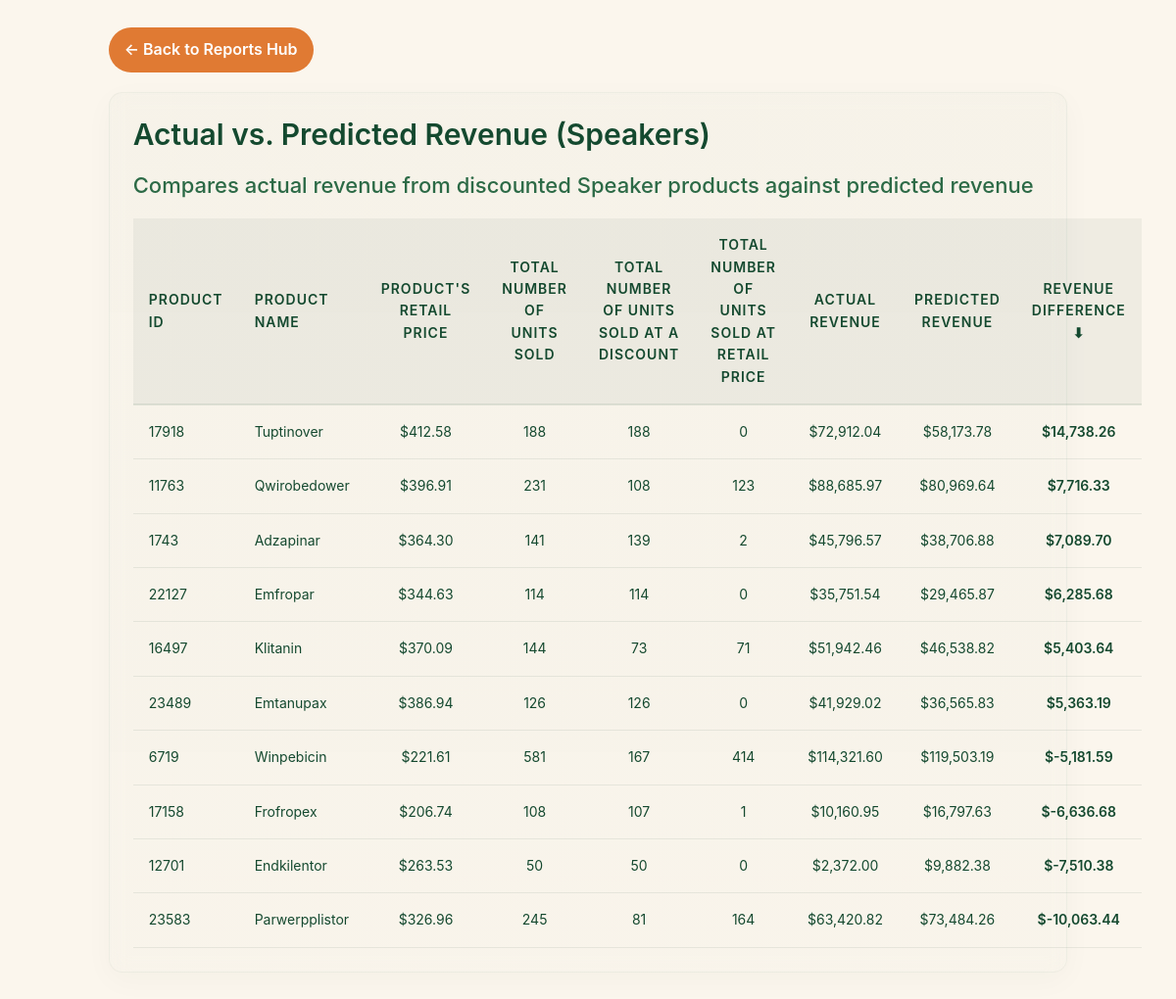
Screenshot of /revenue_report_speakers.php with the database file from the repository.
### tables this page shows
CREATE TABLE Product (
    product_id INT PRIMARY KEY,
    product_name VARCHAR(255) NOT NULL,
    retail_price DECIMAL(10, 2),
    manufacturer_id INT NOT NULL,
    FOREIGN KEY (manufacturer_id) REFERENCES Manufacturer(manufacturer_id)
);

### revenue_report_speakers.php (the view, shortened to what this page needs)
<?php
include('lib/common.php');
$sql = "
WITH Revenue AS (
    SELECT
        Product.product_id,
        Product.product_name,
        Product.retail_price,
        SUM(Sold.quantity) AS total_sold,
        SUM(
            CASE
                WHEN Sold.sold_price < Product.retail_price THEN Sold.quantity
                ELSE 0
            END
        ) AS sold_at_discount,
        SUM(
            CASE
                WHEN Sold.sold_price = Product.retail_price THEN Sold.quantity
                ELSE 0
            END
        ) AS sold_at_retail_price,
        SUM(Sold.sold_price * Sold.quantity) AS actual_revenue,
        SUM(
            Product.retail_price *
            (CASE WHEN Sold.sold_price < Product.retail_price THEN 0.75 ELSE 1 END) *
            Sold.quantity
        ) AS predicted_revenue
    FROM Belong
    JOIN Product ON Product.product_id = Belong.product_id
    JOIN Sold ON Sold.product_id = Product.product_id
    WHERE Belong.category_name = 'Speaker'
    GROUP BY Product.product_id, Product.product_name, Product.retail_price
)
SELECT
    product_id,
    product_name,
    retail_price,
    Revenue.total_sold,
    Revenue.sold_at_discount,
    Revenue.sold_at_retail_price,
    Revenue.actual_revenue,
    Revenue.predicted_revenue,
    Revenue.actual_revenue - Revenue.predicted_revenue AS revenue_difference
FROM Revenue
WHERE ABS(Revenue.actual_revenue - Revenue.predicted_revenue) > 5000
ORDER BY (Revenue.actual_revenue - Revenue.predicted_revenue) DESC;";
$result = mysqli_query($db, $sql);
?>
<!DOCTYPE html>
<html lang="en">
<head>
    <link rel="stylesheet" href="css/report.css">
</head>
<body>
<div class="container">
    <a href="dashboard.php" class="back-btn">← Back to Reports Hub</a>
    <div class="table-container">
        <h2 class="report-table-title">Actual vs. Predicted Revenue (Speakers)</h2>
        <h2 class="report-table-subtitle">Compares actual revenue from discounted Speaker products against predicted revenue</h2>
        <table class="report-table">
            <thead>
            <tr>
                <th>Product ID</th>
                <th>Product Name</th>
                <th style="text-align: center;">Product's Retail Price</th>
                <th style="text-align: center;width: 98px;">Total Number of Units Sold</th>
                <th style="text-align: center;width: 127px;">Total Number of Units Sold at a Discount</th>
                <th style="text-align: center;width: 135px;">Total Number of Units Sold at Retail Price</th>
                <th style="text-align: center;">Actual Revenue</th>
                <th style="text-align: center;">Predicted Revenue</th>
                <th style="text-align: center;">Revenue Difference ⬇</th>
            </tr>
            </thead>
            <tbody>
            <?php while ($row = mysqli_fetch_assoc($result)): ?>
                <tr>
                    <td><?php echo htmlspecialchars($row['product_id']); ?></td>
                    <td><?php echo htmlspecialchars($row['product_name']); ?></td>
                    <td style="text-align: center;">$<?php echo htmlspecialchars($row['retail_price']); ?></td>
                    <td style="text-align: center;"><?php echo htmlspecialchars($row['total_sold']); ?></td>
                    <td style="text-align: center;"><?php echo htmlspecialchars($row['sold_at_discount']); ?></td>
                    <td style="text-align: center;"><?php echo htmlspecialchars($row['sold_at_retail_price']); ?></td>
                    <td style="text-align: center;">$<?php echo htmlspecialchars(number_format($row['actual_revenue'], 2)); ?></td>
                    <td style="text-align: center;">$<?php echo htmlspecialchars(number_format($row['predicted_revenue'], 2)); ?></td>
                    <td style="text-align: center;color: var(--deep-green); font-weight: 600;">$<?php echo htmlspecialchars(number_format($row['revenue_difference'], 2)); ?></td>
                </tr>
            <?php endwhile; ?>
            </tbody>
        </table>
    </div>
</div>
</body>
</html>

### css/report.css (style rules this page uses)
:root { --bg-cream: #fbf6ed; --peach: #e07a33; --deep-green: #14492f; --muted-green: #2c6a46; --card: rgba(20,73,47,0.06); --glass: rgba(20,73,47,0.06); --shadow: rgba(20,73,47,0.08); --accent-contrast: #fff; --radius: 14px; font-family: Inter, ui-sans-serif, system-ui, -apple-system, "Segoe UI", Roboto, "Helvetica Neue", Arial; }
body { background: var(--bg-cream); color: var(--deep-green); line-height: 1.6; }
.container { margin: 20px 8%; padding: 8px; box-sizing: border-box; }
.back-btn { display: inline-flex; align-items: center; gap: 8px; padding: 10px 16px; background: var(--peach); color: var(--accent-contrast); border-radius: 999px; text-decoration: none; font-weight: 600; margin-bottom: 20px; border: none; cursor: pointer; transition: transform 0.1s ease; }
.table-container { background: linear-gradient(180deg, rgba(20,73,47,0.02), rgba(20,73,47,0.01)); border-radius: var(--radius); padding: 24px; border: 1px solid rgba(20,73,47,0.04); box-shadow: 0 8px 30px rgba(20,73,47,0.03); backdrop-filter: blur(10px); }
.report-table-title { font-size: 30px; color: var(--deep-green); margin: 0 0 20px; font-weight: 600; line-height: 1.2; }
.report-table-subtitle { font-size: 22px; color: var(--muted-green); margin: 0 0 20px; font-weight: 500; line-height: 1.3; }
.report-table { width: 100%; border-collapse: collapse; background: transparent; margin-top: 16px; }
.report-table th { background: rgba(20,73,47,0.05); color: var(--deep-green); font-weight: 600; padding: 16px; text-align: left; border-bottom: 2px solid rgba(20,73,47,0.1); font-size: 14px; text-transform: uppercase; letter-spacing: 1px; }
.report-table td { padding: 16px; border-bottom: 1px solid rgba(20,73,47,0.08); color: var(--deep-green); font-size: 14px; }
.report-table tr { transition: background 0.2s ease; }

### rows the page displays
product: product_id "1743", product_name "Adzapinar", retail_price "364.30", total_sold "141", sold_at_discount "139", sold_at_retail_price "2", actual_revenue "45,796.57", predicted_revenue "38,706.88", revenue_difference "7,089.70"

### other values shown
$row['product_id'] "17918"
$row['product_name'] "Tuptinover"
$row['retail_price'] "412.58"
$row['total_sold'] "188"
$row['sold_at_discount'] "188"
$row['sold_at_retail_price'] "0"
$row['actual_revenue'] "72,912.04"
$row['predicted_revenue'] "58,173.78"
$row['revenue_difference'] "14,738.26"
$row['product_id'] "11763"
$row['product_name'] "Qwirobedower"
$row['retail_price'] "396.91"
$row['total_sold'] "231"
$row['sold_at_discount'] "108"
$row['sold_at_retail_price'] "123"
